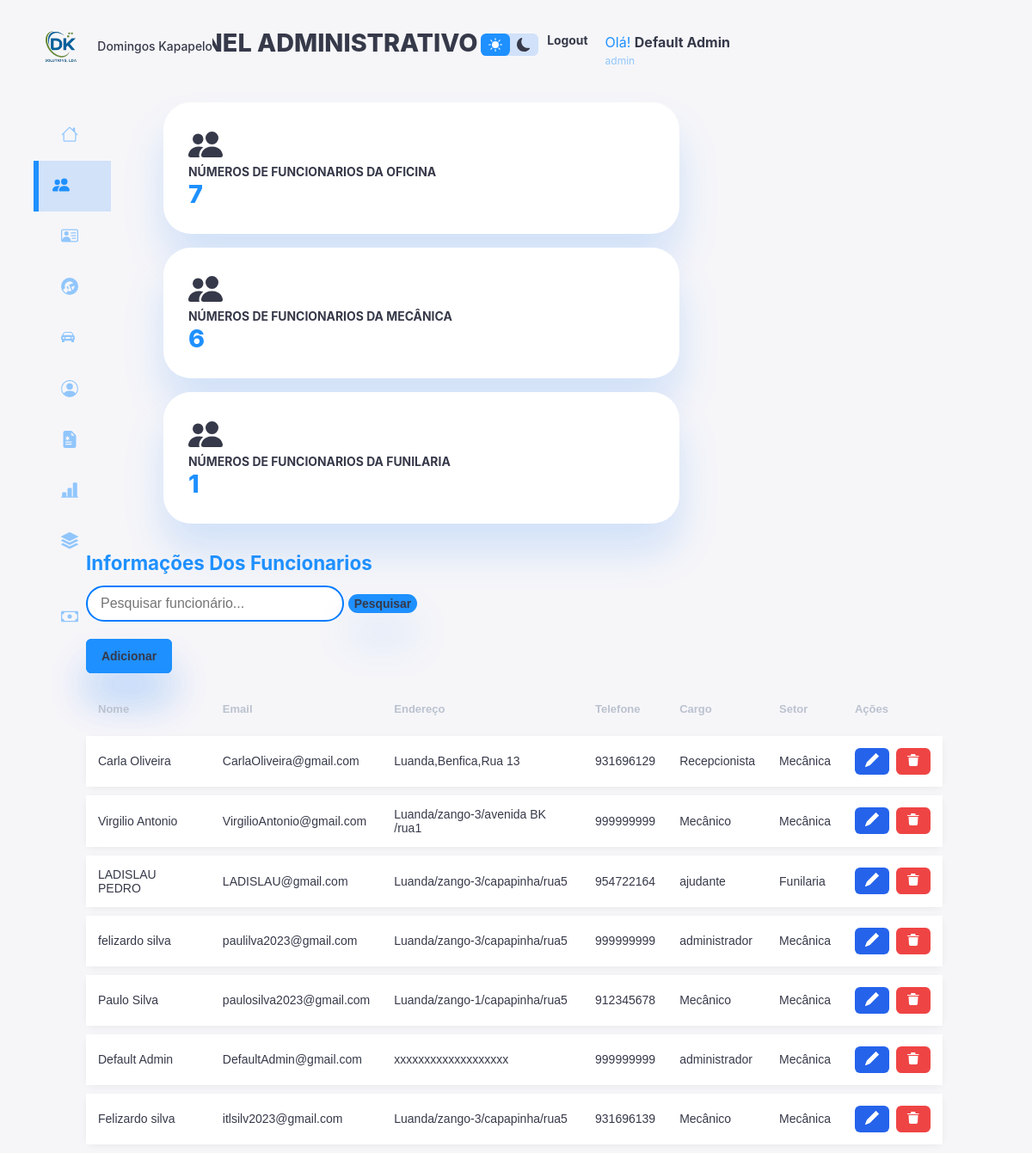
/Admistrador/funcionarios.php (signed in), run on the app's committed database.
### tables this page shows
CREATE TABLE `funcionarios` (
  `id_funcionario` int(11) NOT NULL,
  `nome` varchar(100) NOT NULL,
  `id_cargo` int(11) DEFAULT NULL,
  `email` varchar(150) NOT NULL,
  `endereco` varchar(230) DEFAULT NULL,
  `telefone` varchar(20) DEFAULT NULL,
  `criado_em` timestamp NOT NULL DEFAULT current_timestamp(),
  `status` enum('Activo','Inactivo','Ferias','Suspenso') DEFAULT 'Activo'
);

CREATE TABLE `cargos` (
  `id_cargo` int(11) NOT NULL,
  `nome_cargo` varchar(100) NOT NULL,
  `id_setor` int(11) NOT NULL,
  `criado_em` timestamp NOT NULL DEFAULT current_timestamp()
);

CREATE TABLE `setores` (
  `id_setor` int(11) NOT NULL,
  `nome_setor` varchar(100) NOT NULL,
  `criado_em` timestamp NOT NULL DEFAULT current_timestamp()
);

### Admistrador/funcionarios.php (the view, shortened to what this page needs)
<?php
    include_once("./models/funcionarios_model.php");
   $pesquisa = trim($_GET['pesquisa'] ?? '');
$sql = "
    SELECT
        f.id_funcionario,
        f.nome,
        f.email,
        f.endereco,
        f.telefone,
        c.nome_cargo,
        s.nome_setor
    FROM funcionarios f
    LEFT JOIN cargos c ON c.id_cargo = f.id_cargo
    LEFT JOIN setores s ON s.id_setor = c.id_setor
";
if ($pesquisa !== '') {
    $sql .= "
        WHERE f.nome LIKE ?
           OR f.email LIKE ?
           OR c.nome_cargo LIKE ?
           OR s.nome_setor LIKE ?
        ORDER BY f.id_funcionario DESC
    ";
    $stmt = $conexao->prepare($sql);
    $like = "%{$pesquisa}%";
    $stmt->bind_param("ssss", $like, $like, $like, $like);
} else {
    $sql .= " ORDER BY f.id_funcionario DESC LIMIT 10";
    $stmt = $conexao->prepare($sql);
}
$sql = "
    SELECT s.nome_setor, COUNT(f.id_funcionario) AS total
    FROM setores s
    LEFT JOIN cargos c ON c.id_setor = s.id_setor
    LEFT JOIN funcionarios f ON f.id_cargo = c.id_cargo
    GROUP BY s.id_setor, s.nome_setor
";
$result = mysqli_query($conexao, $sql);
$totaisPorSetor = [];
while ($row = mysqli_fetch_assoc($result)) {
    $totaisPorSetor[$row['nome_setor']] = (int)$row['total'];
}
$stmt->execute();
$result = $stmt->get_result();
?>
<!DOCTYPE html>
<html lang="pt">
 <head>
    <link rel="stylesheet" href="../views/css/funcionarios.css?v=1.0">
  </head>
   <body>
    <div class="container">
        <?php include_once('sidebar.php');?>
              <main>
                <h1 class="cina">PAINEL ADMINISTRATIVO</h1>
                 <div class="insights">
                    <div class="sales">
                        <span>
                        </span>
                        <div class="midlle">
                                <h3>  NÚMEROS DE FUNCIONARIOS DA OFICINA</h3>
                                <h1><p class="valor">
                                     <?php
                                          $sql = "SELECT COUNT(*) AS total FROM funcionarios ";
                                          $qtd = mysqli_query($conexao, $sql);
                                          $row = mysqli_fetch_assoc($qtd);
                                          echo $row['total'];
                                     ?></h1></h1>
                        </div>
                    </div>
                           <div class="sales">
                        <span>
                        </span>
                        <div class="midlle">
                                <h3> NÚMEROS DE FUNCIONARIOS DA MECÂNICA</h3>
                                <h1>
                                     <p class="valor">
                                     <h1><p class="valor"><?= $totaisPorSetor['Mecânica'] ?? 0 ?></p></h1>
                            </p>
                                </h1>
                        </div>
                    </div>
                        <div class="sales">
                        <span>
                        </span>
                        <div class="midlle">
                                <h3> NÚMEROS DE FUNCIONARIOS DA FUNILARIA </h3>
                                <h1><p class="valor">
                                     <h1><p class="valor"><?= $totaisPorSetor['Funilaria'] ?? 0 ?></p></h1>
                                   </h1>
                        </div>
                    </div>
                 </div>
            <div class="Recent-Order">
                <h2>Informações Dos Funcionarios</h2>
                        <form method="GET" action="">
                <div class="search-container">
                    <input type="text"
       id="pesquisa"
       placeholder="Pesquisar funcionário..."
       class="searchInput">
                    <button type="submit" class="Pesquisar">
                        <h3>Pesquisar</h3>                     </button>
                </div>
            </form>
                 <div class="btn-add">
                    <a href="registar_funcionario.php">
                        <button class="btn-add">
                           <h3>Adicionar</h3>
                        </button>
                    </a>
                </div>
                    <div class="table-container">
                <table class="modern-table">
                    <thead>
                        <tr><th>Nome</th>
                            <th>Email</th>
                            <th>Endereço</th>
                            <th>Telefone</th>
                            <th>Cargo</th>
                            <th>Setor</th>
                            <th>Ações</th>
                        </tr>
                    </thead>
                       <tbody id="resultado">
   <?php
if ($result->num_rows > 0) {
    while ($row = $result->fetch_assoc()) {
        echo "<tr>";
        echo "<td>" . htmlspecialchars($row['nome']) . "</td>";
        echo "<td>" . htmlspecialchars($row['email']) . "</td>";
        echo "<td>" . htmlspecialchars($row['endereco']) . "</td>";
        echo "<td>" . htmlspecialchars($row['telefone']) . "</td>";
        echo "<td>" . htmlspecialchars($row['nome_cargo'] ?? '—') . "</td>";
        echo "<td>" . htmlspecialchars($row['nome_setor'] ?? '—') . "</td>";
        echo "<td class='actions'>
            <a class='btn view' href='Atualizacao_funcionario.php?id=" . (int)$row['id_funcionario'] . "'>
                <svg xmlns='http://www.w3.org/2000/svg' width='16' height='16' fill='currentColor' class='bi bi-pencil' viewBox='0 0 16 16'>
                    <path d='M12.146.146a.5.5 0 0 1 .708 0l3 3a.5.5 0 0 1 0 .708l-10 10a.5.5 0 0 1-.168.11l-5 2a.5.5 0 0 1-.65-.65l2-5a.5.5 0 0 1 .11-.168z'/>
                </svg>
            </a>
            <a class='btn delete' href='funcionarios.php?excluir_id=" . (int)$row['id_funcionario'] . "' onclick=\"return confirm('Tem certeza que deseja deletar?')\">
                <svg xmlns='http://www.w3.org/2000/svg' width='16' height='16' fill='currentColor' class='bi bi-trash3' viewBox='0 0 16 16'>
                    <path d='M6.5 1h3a1 1 0 0 1 1 1V3h4v1H1V3h4V2a1 1 0 0 1 1-1z'/>
                    <path d='M2.5 5h11l-.5 8.5A2 2 0 0 1 11 15H5a2 2 0 0 1-2-1.5L2.5 5z'/>
                </svg>
            </a>
        </td>";
        echo "</tr>";
    }
}
?>
                    </tbody>
                </table>
            </div>
              </main>
               <div class="right">
                <div class="top">
                    <div class="theme-toggler">
                    <span class="material-icons active">
                     </span>
                        <span class="material-icons ">
                         </span>
                    </div>
                    <div class="profile">
                        <a href="../logout.php">
                          <h3>Logout</h3>
                       </a>
                     </div>
                        <div class="info">
                            <p>Olá!
                                 <b>
                                    <?php echo htmlspecialchars($_SESSION['usuario_nome']); ?>
                                 </b>
                             </p>
                             <small class="text-muted">admin</small>
                        </div>
                     </div>
                </div>
        </div>
 </body>
</html>

### views/css/funcionarios.css (style rules this page uses)
:root { --color-primary: #1e90ff ; --color-danger: #ff7782; --color-success: #41f1b6; --color-warning: #ffbb55; --color-white: #fff; --color-info-dark: #1e8fff77 ; --color-info-light: #dce; --color-dark: #363949; --color-light: rgba(11, 114, 248, 0.158); --color-primary-variant: #1e90ff; --color-dark-variant: #1e90ff; --color-background: #f6f6f9; --card-border-radius: 2rem; --card-border-radius-1: 0.4rem; --card-border-radius-2: 0.8rem; --card-border-radius-3: 1.2rem; --card-padding: 1.8rem; --padding-2: 1.2rem; --box-shadow: 0 2rem 3rem var(--color-light); }
* { margin: 0; padding: 0; outline: 0; appearance: none; border: 0; text-decoration: none; list-style: none; box-sizing: border-box; }
html { font-size: 16px; }
body { width: 100vw; height: 100vh; font-family: 'Inter', sans-serif; background: var(--color-background); user-select: none; overflow-x: hidden ; color: var(--color-dark); transition: opacity 1s ease; }
.container { display: grid; width: 96%; margin: 0 auto; gap: 1.8rem; grid-template-columns: 14rem auto 23rem; }
a { color: var(--color-dark); }
h1 { font-weight: 800; font-size: 1.8rem; }
h2 { font-size: 1.4rem; }
h3 { font-size: 0.87rem; }
small { font-size: 0.75rem; }
.text-muted { color: var(--color-info-dark); }
p { color: var(--color-dark-variant); }
b { color: var(--color-dark); }
main { margin-top: 2rem; margin-left: 10px; }
main .insights { display: grid; grid-template-columns: repeat(3,1fr); gap: 10px; margin-top: 36px; }
main .insights > div { background: var(--color-white); padding: var(--card-padding); border-radius: var(--card-border-radius); margin-top: 1rem; box-shadow: var(--box-shadow); transition: all 300ms ease; width: 290px; }
main .Recent-Order { margin-top: 2rem; }
main .Recent-Order h2 { margin-bottom: 0.8rem; color: var(--color-dark-variant); }
main .Recent-Order .search-container { width: 100%; margin-bottom: 20px; display: flex; }
main .Recent-Order .searchInput { width: 300px; padding: 10px 15px; font-size: 16px; border: 2px solid #007bff; border-radius: 25px; outline: none; transition: 0.3s; background: var(--color-white); }
.modern-table { width: 100%; border-collapse: separate; border-spacing: 0 10px; font-family: Arial, sans-serif; }
.modern-table thead th { text-align: left; padding: 14px; font-size: 13px; color: #bbc2cf; }
.modern-table tbody tr { background: var(--color-white); box-shadow: 0 2px 8px rgba(0,0,0,0.05); border-radius: 10px; transition: 0.2s; }
.modern-table td { padding: 14px; font-size: 14px; color: var(--color-dark); }
.actions { display: flex; gap: 8px; }
.btn { padding: 6px 12px; border-radius: 6px; text-decoration: none; font-size: 13px; transition: 0.2s; }
.btn.view { background: #2563eb; color: white; }
.btn.delete { background: #ef4444; color: white; }
main .Recent-Order .btn-add { background:#1e90ff; border-radius: var(--card-border-radius-1); width: 100px; margin-bottom: 10px; color:var(--color-dark); height: 40px; box-shadow: var(--box-shadow); }
main .Recent-Order .Pesquisar { background:#1e90ff; border-radius: 25px; width: 80px; margin-bottom: 10px; color:var(--color-dark); box-shadow: var(--box-shadow); margin-left: 5px; font-size: 16px; margin-top: 10px; }
.right .top { display: flex; margin-left: -100px; position: fixed; margin-top: 39px; }
.right .theme-toggler { background: var(--color-light); display: flex; justify-content: space-between; align-items: center; height: 1.6rem; width: 4.2rem; cursor: pointer; border-radius: var(--card-border-radius-1); margin-left: -160px; }
.right .theme-toggler span { font-size: 1.2rem; width: 50%; height: 100%; display: flex; align-items: center; justify-content: center; }
.right .theme-toggler span.active { background: var(--color-primary); color: white; border-radius: var(--card-border-radius-1); }
.right .top .profile a { display: flex; gap: 1rem; margin-left: 10px; }
.right .top .info { margin-left: 20px; }
@media screen and (max-width: 1200px) { .container { width: 94%; grid-template-columns: 7rem auto 23rem; } }
@media screen and (max-width: 1200px) { main .insights { grid-template-columns: 1fr; gap: 0; } }
@media screen and (max-width: 1200px) { main .insights > div { width: 600px; } }
@media screen and (max-width: 1200px) { main .Recent-Order { width: 94%; position: absolute; left:100px; transform: translateX(- 50%); margin: 2rem 0 0 8.rem; } }
@media screen and (max-width: 1200px) { main .Recent-Order table { width: 83vw; } }
.sales { position: relative; }

### data on the page
funcionarios: nome "Carla Oliveira", email "CarlaOliveira@gmail.com", endereco "Luanda,Benfica,Rua 13", telefone "931696129", id_cargo.nome_cargo "Recepcionista", setores.nome_setor "Mecânica"
funcionarios: nome "Virgilio Antonio", email "VirgilioAntonio@gmail.com", endereco "Luanda/zango-3/avenida BK /rua1", telefone "999999999", id_cargo.nome_cargo "Mecânico", setores.nome_setor "Mecânica"
funcionarios: nome "LADISLAU PEDRO", email "LADISLAU@gmail.com", endereco "Luanda/zango-3/capapinha/rua5", telefone "954722164", id_cargo.nome_cargo "ajudante", setores.nome_setor "Funilaria"
funcionarios: nome "felizardo silva", email "paulilva2023@gmail.com", endereco "Luanda/zango-3/capapinha/rua5", telefone "999999999", id_cargo.nome_cargo "administrador", setores.nome_setor "Mecânica"
funcionarios: nome "Paulo Silva", email "paulosilva2023@gmail.com", endereco "Luanda/zango-1/capapinha/rua5", telefone "912345678", id_cargo.nome_cargo "Mecânico", setores.nome_setor "Mecânica"
funcionarios: nome "Default Admin", email "DefaultAdmin@gmail.com", endereco "xxxxxxxxxxxxxxxxxxx", telefone "999999999", id_cargo.nome_cargo "administrador", setores.nome_setor "Mecânica"
funcionarios: nome "Felizardo silva", email "itlsilv2023@gmail.com", endereco "Luanda/zango-3/capapinha/rua5", telefone "931696139", id_cargo.nome_cargo "Mecânico", setores.nome_setor "Mecânica"

### other printed values
$row['total'] "7"
$totaisPorSetor['Mecânica'] "6"
$totaisPorSetor['Funilaria'] "1"
$_SESSION['usuario_nome'] "Default Admin"
